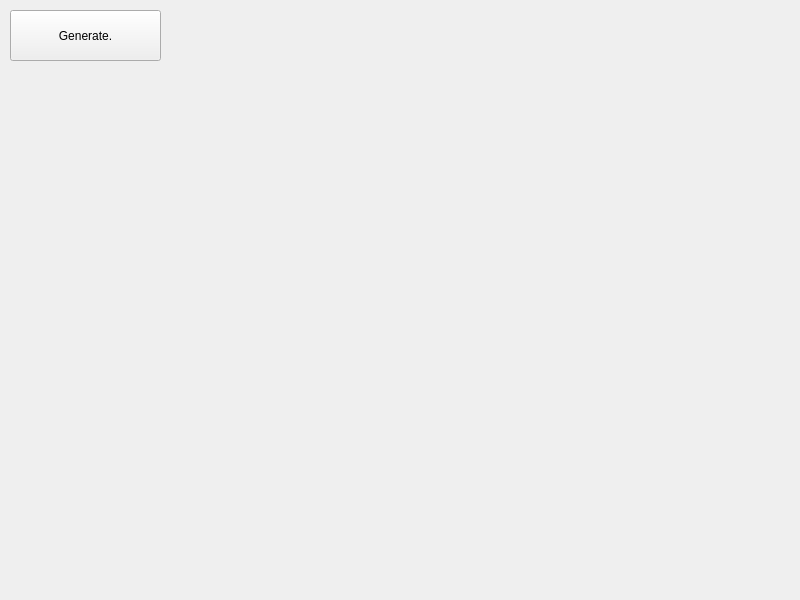
<?xml version="1.0" encoding="UTF-8"?>
<ui version="4.0">
 <class>MainWindow</class>
 <widget class="QMainWindow" name="MainWindow">
  <property name="geometry">
   <rect>
    <x>0</x>
    <y>0</y>
    <width>800</width>
    <height>600</height>
   </rect>
  </property>
  <property name="windowTitle">
   <string>MainWindow</string>
  </property>
  <widget class="QWidget" name="centralwidget">
   <widget class="QPushButton" name="pushButton">
    <property name="geometry">
     <rect>
      <x>10</x>
      <y>10</y>
      <width>151</width>
      <height>51</height>
     </rect>
    </property>
    <property name="text">
     <string>Generate.</string>
    </property>
   </widget>
  </widget>
 </widget>
 <resources/>
 <connections/>
</ui>
